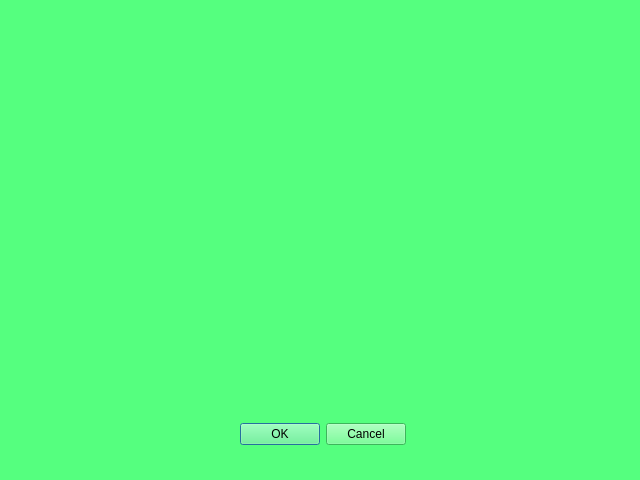
<?xml version="1.0" encoding="UTF-8"?>
<ui version="4.0">
 <class>Form_conf</class>
 <widget class="QWidget" name="Form_conf">
  <property name="geometry">
   <rect>
    <x>0</x>
    <y>0</y>
    <width>640</width>
    <height>480</height>
   </rect>
  </property>
  <property name="windowTitle">
   <string>Form</string>
  </property>
  <property name="styleSheet">
   <string notr="true">background:rgb(85, 255, 127)</string>
  </property>
  <widget class="QDialogButtonBox" name="buttonBox">
   <property name="geometry">
    <rect>
     <x>230</x>
     <y>420</y>
     <width>176</width>
     <height>28</height>
    </rect>
   </property>
   <property name="standardButtons">
    <set>QDialogButtonBox::Cancel|QDialogButtonBox::Ok</set>
   </property>
  </widget>
 </widget>
 <resources/>
 <connections/>
</ui>
